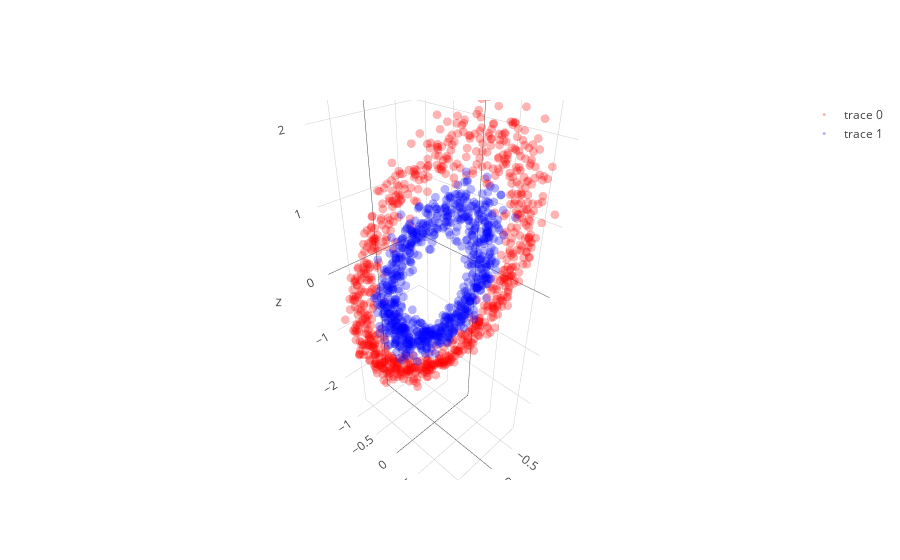

Notebook code for this chart:
### Code cell
# simple
w = np.random.randn(2,3)

def _sym_decorrelation(W):
    """ Symmetric decorrelation
    i.e. W <- (W * W.T) ^{-1/2} * W
    """
    s, u = np.linalg.eigh(np.dot(W, W.T))
    # u (resp. s) contains the eigenvectors (resp. square roots of
    # the eigenvalues) of W * W.T
    return np.dot(np.dot(u * (1. / np.sqrt(s+1e-8)), u.T), W)
w    = _sym_decorrelation(w)
temp1 = X @ w

# beforew = np.copy(w)
# trace1 = go.Scatter3d(
#     x=temp1[y==0,0],
#     y=temp1[y==0,1],
#     z=temp1[y==0,2],
#     mode='markers',
#     line=dict(color='red',width=0.5),
#     marker=dict(size=3,opacity=0.3)
# )
# trace2 = go.Scatter3d(
#     x=temp1[y==1,0],
#     y=temp1[y==1,1],
#     z=temp1[y==1,2],
#     mode='markers',
#     line=dict(color='blue',width=0.5),
#     marker=dict(size=3,opacity=0.3)
# )
# data = [trace1,trace2]
# fig  = go.Figure(data=data)
# iplot(fig)

for _ in range(100):
    for current_batch_index in range(0,len(X),100):
        x_mini = X[current_batch_index:current_batch_index+100]
        x_mini = x_mini + np.random.normal(size=x_mini.shape)*10
        w = w - 0.000001 * -2 * x_mini.T @ x_mini @ w
        w = _sym_decorrelation(w)
        #print(w)

temp2 = X @ w
trace1 = go.Scatter3d(
    x=temp2[y==0,0],
    y=temp2[y==0,1],
    z=temp2[y==0,2],
    mode='markers',
    line=dict(color='red',width=0.5),
    marker=dict(size=3,opacity=0.3)
)
trace2 = go.Scatter3d(
    x=temp2[y==1,0],
    y=temp2[y==1,1],
    z=temp2[y==1,2],
    mode='markers',
    line=dict(color='blue',width=0.5),
    marker=dict(size=3,opacity=0.3)
)
data = [trace1,trace2]
fig  = go.Figure(data=data)
iplot(fig)

print(beforew)
print(w)

### Figure 1 — Plotly figure (JSON) as saved in the notebook; plotly's stock layout.template omitted (floating-point values rounded to 4 significant figures; data arrays with more than 128 entries replaced by an {"elided": "..."} marker saying what was removed)
{"data": [{"line": {"color": "red", "width": 0.5}, "marker": {"opacity": 0.3, "size": 3}, "mode": "markers", "type": "scatter3d", "uid": "c8e5a5d8-3bcc-4596-97d7-a38dda014fc3", "x": {"elided": "750 float values"}, "y": {"elided": "750 float values"}, "z": {"elided": "750 float values"}}, {"line": {"color": "blue", "width": 0.5}, "marker": {"opacity": 0.3, "size": 3}, "mode": "markers", "type": "scatter3d", "uid": "a5646b21-447e-4fd3-b1fa-e95edc6c75c7", "x": {"elided": "750 float values"}, "y": {"elided": "750 float values"}, "z": {"elided": "750 float values"}}], "layout": {}}
